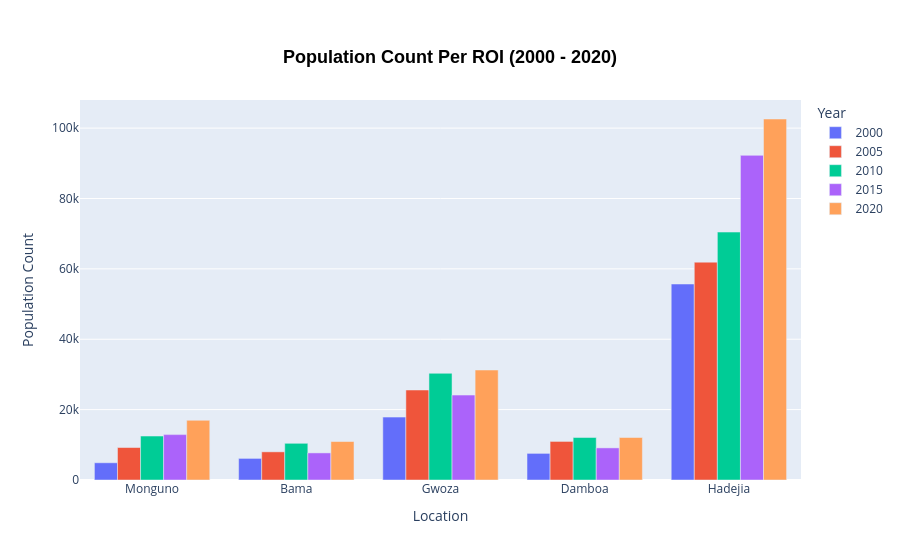

Notebook cell for this chart:
### Code cell
# Exclude Maiduguri, will make the plot in inbalance
df_sum_pop_count_values_ex = df_sum_pop_count_values[
    ~df_sum_pop_count_values["name"].isin(["Maiduguri"])
]

fig_pop_count_bar = go.Figure()

for year in df_sum_pop_count_values_ex["year"].unique():
    subset = df_sum_pop_count_values_ex[df_sum_pop_count_values_ex["year"] == year]
    fig_pop_count_bar.add_trace(go.Bar(
        name=str(year),
        x=subset["name"],
        y=subset["sum_pop_count"],
    ))

fig_pop_count_bar.update_layout(
    title={
        "text": "<b>Population Count Per ROI (2000 - 2020)<b>",
        "x": 0.5,
        "xanchor": "center",
        "yanchor": "top",
    },
    title_font=dict(size=18, family="Arial", color="black"),
    xaxis_title="Location",
    yaxis_title="Population Count",
    barmode="group",
    legend_title="Year",
)

fig_pop_count_bar.show()

### Figure 1 — Plotly figure (JSON) as saved in the notebook; plotly's stock layout.template omitted (floating-point values rounded to 4 significant figures)
{"data": [{"name": "2000", "type": "bar", "x": ["Monguno", "Bama", "Gwoza", "Damboa", "Hadejia"], "y": [4895, 6138, 17870, 7566, 55700]}, {"name": "2005", "type": "bar", "x": ["Monguno", "Bama", "Gwoza", "Damboa", "Hadejia"], "y": [9229, 8002, 25573, 10962, 61903]}, {"name": "2010", "type": "bar", "x": ["Monguno", "Bama", "Gwoza", "Damboa", "Hadejia"], "y": [12488, 10428, 30320, 12071, 70456]}, {"name": "2015", "type": "bar", "x": ["Monguno", "Bama", "Gwoza", "Damboa", "Hadejia"], "y": [12897, 7701, 24134, 9124, 92253]}, {"name": "2020", "type": "bar", "x": ["Monguno", "Bama", "Gwoza", "Damboa", "Hadejia"], "y": [16965, 10936, 31254, 12078, 102588]}], "layout": {"barmode": "group", "legend": {"title": {"text": "Year"}}, "title": {"font": {"color": "black", "family": "Arial", "size": 18}, "text": "<b>Population Count Per ROI (2000 - 2020)<b>", "x": 0.5, "xanchor": "center", "yanchor": "top"}, "xaxis": {"title": {"text": "Location"}}, "yaxis": {"title": {"text": "Population Count"}}}}
